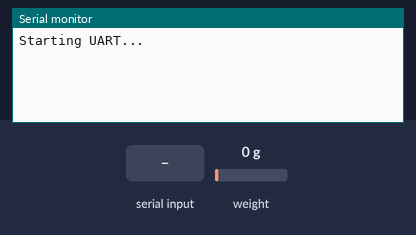
A sketch run on a simulated Arduino Uno, built with avr-gcc and run on an emulated ATmega328P. On the bench: the last lines printed to the serial monitor. The test bench sets the inputs (shaded band); at power-on: weight on the scale 0 g.

Above: at 0.9 s.
1.0 s: "90,45\n" received over Serial
At 3.8 s:
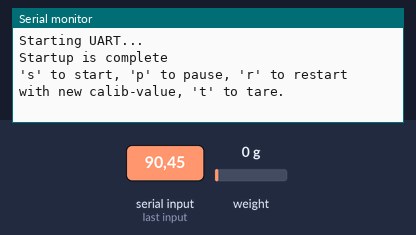
4.0 s: "t90\n" received over Serial
At 5.2 s:
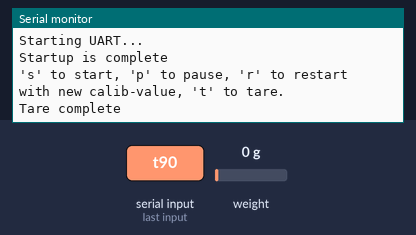
5.5 s: "p90\n" received over Serial
At 6.5 s:
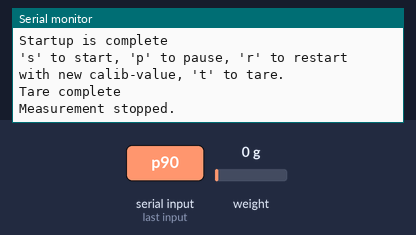
7.0 s: "s90\n" received over Serial
At 7.11 s:
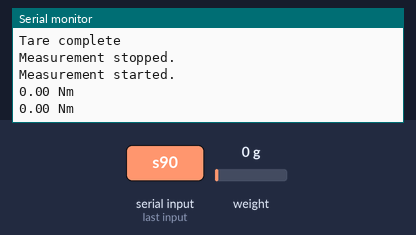
8.5 s: "r90\n" received over Serial
At 10.0 s:
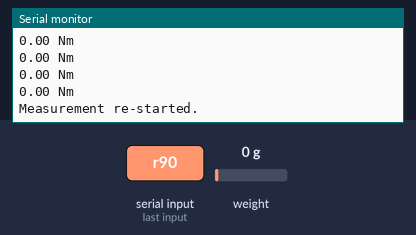

Measured:
- after the input at 1.0 s, the serial monitor: prints a new line after 2.4 s (image 1)
- after the input at 4.0 s, the serial monitor: prints a new line at once (image 2)
- after the input at 5.5 s, the serial monitor: prints a new line at once (image 3)
- after the input at 7.0 s, the serial monitor: prints a new line at once (image 4)
- after the input at 8.5 s, the serial monitor: prints a new line at once (image 5)

The sketch:

HX711_only_Read.ino
```cpp
/**
   @file    HX711_only_Read.ino
   @autor   Clemens K.
   @version 0.1
   @date    03/2021
   @brief   HX711 read via i2c-bus and write to Uart (serial stream)
            after calib-value is entered manually
            commands:
            s... start measurement
            p... pause measurement
            r... restart calibration
            t... tare
   @note
*/

#include <HX711_ADC.h>
#include <EEPROM.h>

/* globals */
const int HX711_dout = 19;
const int HX711_sck = 18;
HX711_ADC LoadCell(HX711_dout, HX711_sck);
const int calVal_eepromAdress = 0;
unsigned long t = 0;
static boolean flag = false;

/* USER DEFINES */
const int DELAY_MS = 100;
const float TO_NM_FACTOR = 1.486215 / 1000;
const float STD_CALIB_FACTOR = 396.42;


void setup() {
  boolean _resume = false;
  Serial.begin(115200);
  Serial.println("Starting UART...");
  startup();
}

void loop() {
  static boolean newDataReady = 0;
  static unsigned int counter = 1;
  float i = 0.0;

  if (Serial.available()) {
    char inByte = Serial.read();
    if (inByte == 't') {
      LoadCell.tareNoDelay();
    }
    else if (inByte == 'p') {
      Serial.println("Measurement stopped.");
      flag = false;
      counter = 0;
    }
    else if (inByte == 's') {
      Serial.println("Measurement started.");
      flag = true;
    }
    else if (inByte == 'r') {
      Serial.println("Measurement re-started.");
      startup();
    }
  }

  if (LoadCell.getTareStatus() == true) {
    Serial.println("Tare complete");
  }
  if (flag == true) {
    if (LoadCell.update()) newDataReady = true;

    if (newDataReady) {
      if (millis() > t + DELAY_MS) {
         i = LoadCell.getData();
         //        Serial.print("Load_cell output val: ");
         //        Serial.print(i*TO_NM_FACTOR);
         //        Serial.println(" Nm");                               // print Torque
         // Serial.print(i);
         // Serial.print(" g -->");// print weight
         Serial.print(i*TO_NM_FACTOR);
         Serial.println(" Nm");// print torque
         newDataReady = false;

         counter++;

         // Serial.printf("%d ms\n", counter * DELAY_MS);       // print Delay
         t = millis();
      }
    }
  }
}

void startup(){
  LoadCell.begin();
  boolean _resume = false;
  float newCalibrationValue;

  while (_resume == false) {
    if (Serial.available() > 0) {
      newCalibrationValue = Serial.parseFloat();
      if (newCalibrationValue != 0) {
        _resume = true;
      }
    }
  }


  unsigned long stabilizingtime = 2000;
  boolean _tare = true;
  LoadCell.start(stabilizingtime, _tare);
  if (LoadCell.getTareTimeoutFlag()) {
    Serial.println("Timeout, check MCU>HX711 wiring and pin designations");
    while (1);
  }
  else {
    LoadCell.setCalFactor(newCalibrationValue);
    Serial.println("Startup is complete");
    Serial.println("'s' to start, 'p' to pause, 'r' to restart with new calib-value, 't' to tare.");
  }
}
```
